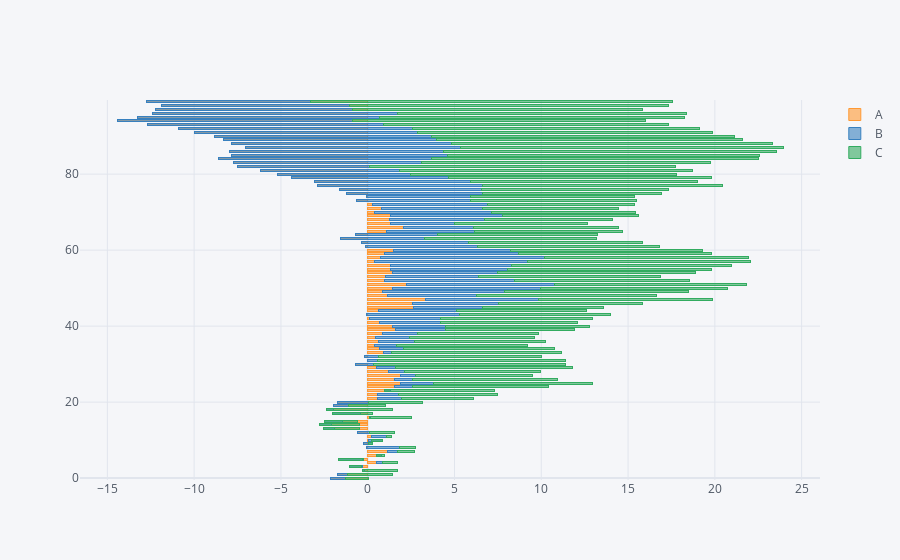

The notebook cell saved with this chart:
### Code cell
df.iplot(kind = 'barh', barmode='stack', bargap=0.5)
